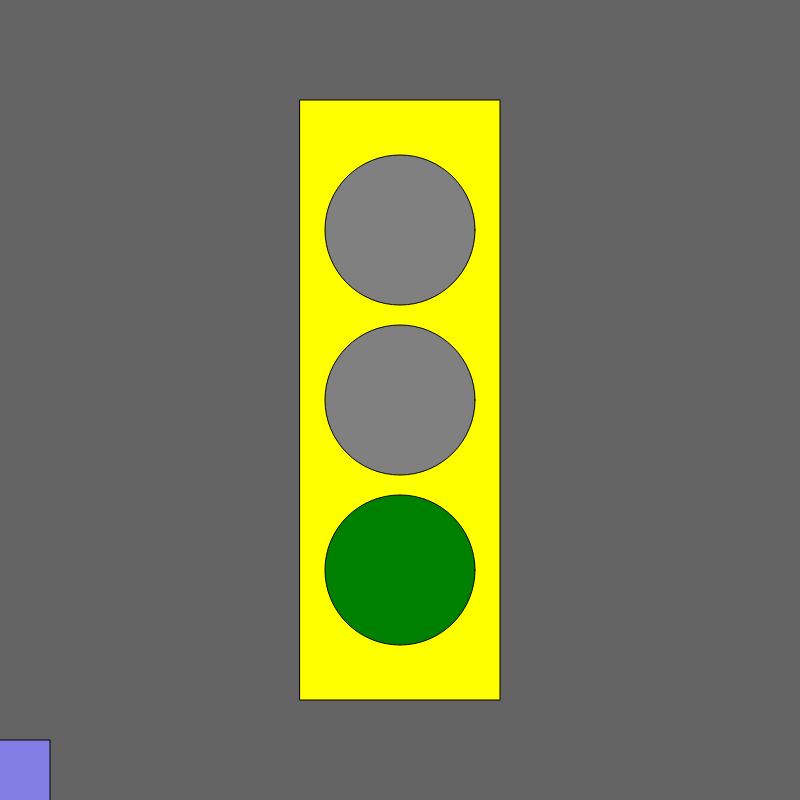
Frame 1 (no input)
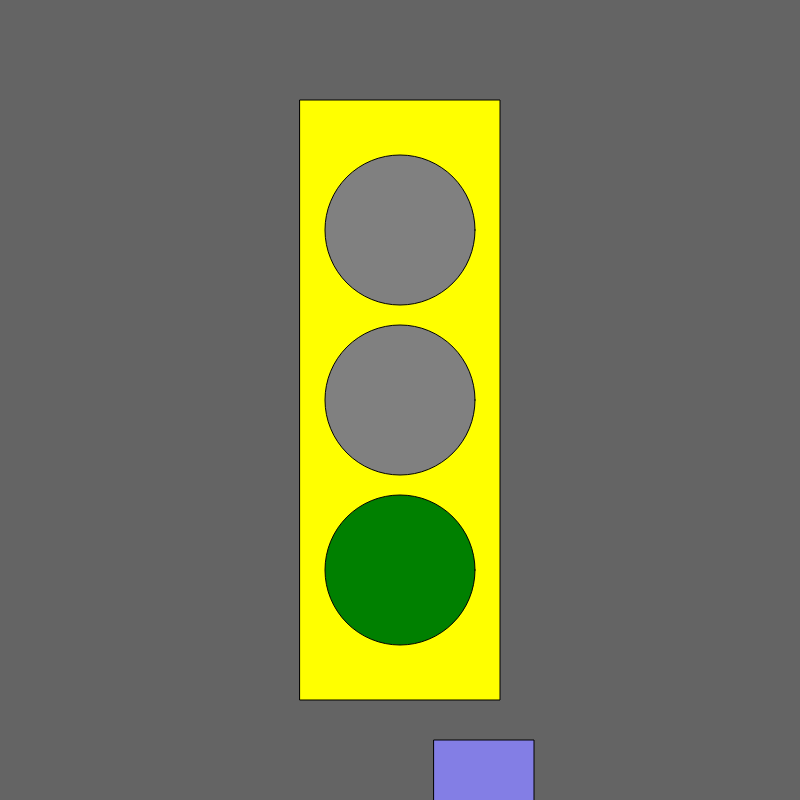
Frame 60 (no input)
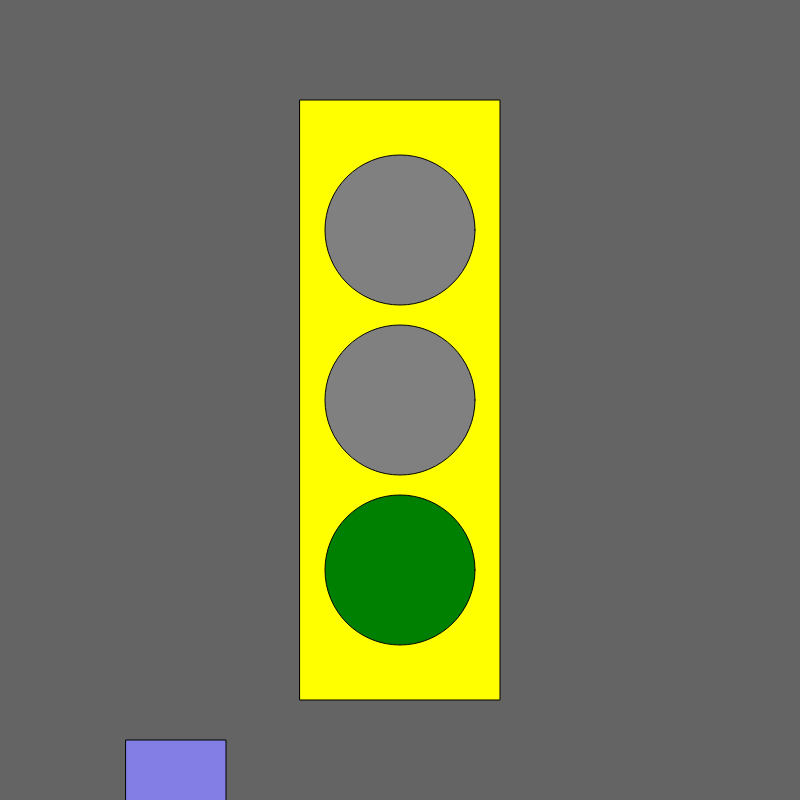
Frame 120 (the mouse pressed at the canvas centre since frame 60)

The p5.js sketch that drew these frames (run headless with seeded random() and noise() and a simulated clock; from frame 60 on, the mouse is pressed at the canvas centre):

// p5.js sketch
// ── sketch.js
let state = 0;
let x = 0;
let timer = 0;

function setup() {
  createCanvas(800, 800);
  rectMode(CENTER);
}

function draw() {

  background(100);
  fill("yellow");
  rect(width/2, height/2, 200, 600);
  
  switch (state) {

    case 0: // green
      fill("grey");
      ellipse(width/2, height/2-170, 150, 150);
      ellipse(width/2, height/2, 150, 150);
      fill("green");
      ellipse(width/2, height/2+170, 150, 150);

      v = 22;
      break;

    case 1: // yellow
    fill("grey");
      ellipse(width/2, height/2-170, 150, 150);
      fill("yellow");
      ellipse(width/2, height/2, 150, 150);
      fill("grey");
      ellipse(width/2, height/2+170, 150, 150);

      v = 8;
      break;

    case 2: // red
      fill("red");
      ellipse(width/2, height/2-170, 150, 150);
      fill("grey");
      ellipse(width/2, height/2, 150, 150);
      ellipse(width/2, height/2+170, 150, 150);
      v = 5;

      if (x >= width/2 && x <= width/2+v) v = 0;
      
      break;

  }

  timer++ ;
  if (timer > 3*60){
    timer = 0;
    state++ ;
    if (state > 2) state = 0;
  }

  fill("#837EE5");
  rect(x,790,100,100);
  x = x + v;
  if (x > width) {
    x = 0 ;
  }

}

function mouseReleased() {
  state++;
  if (state > 2) state = 0;


}
